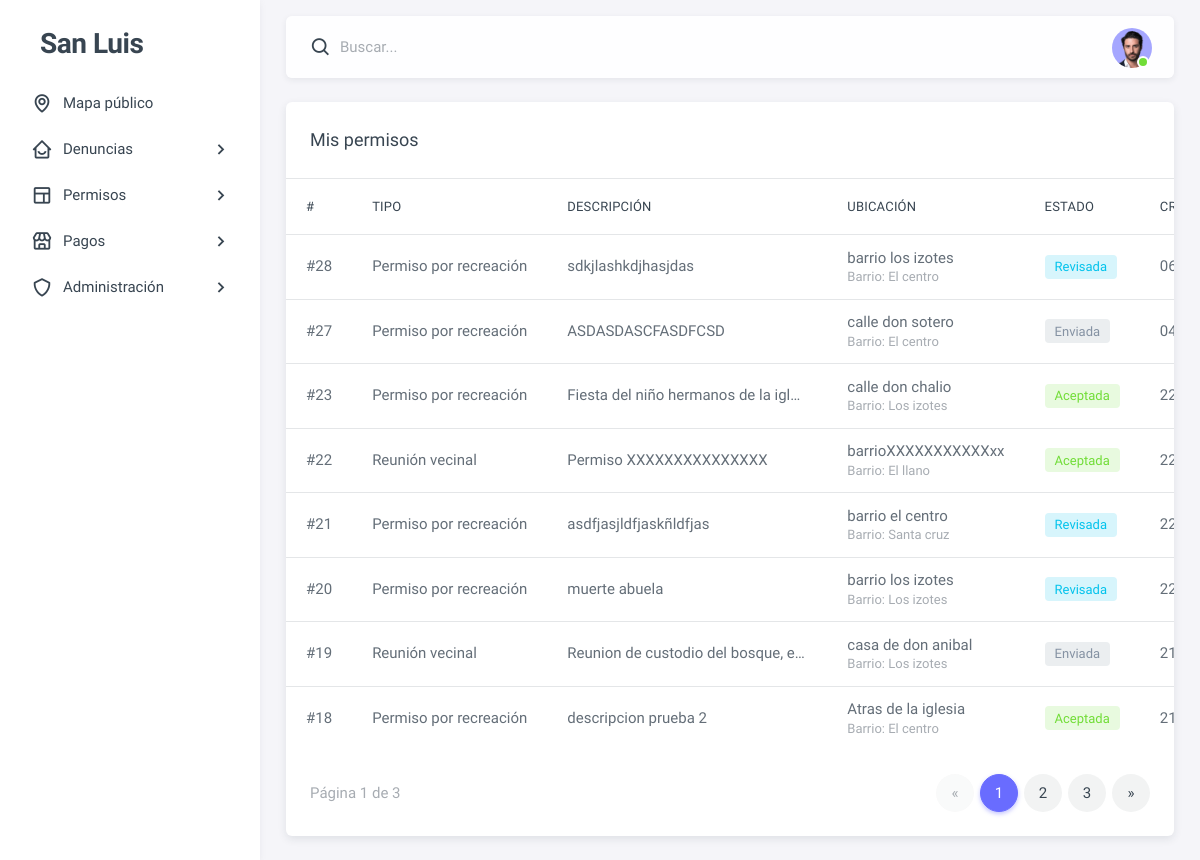
/permisos/mios/ (signed in), run on an earlier commit of the app's database.
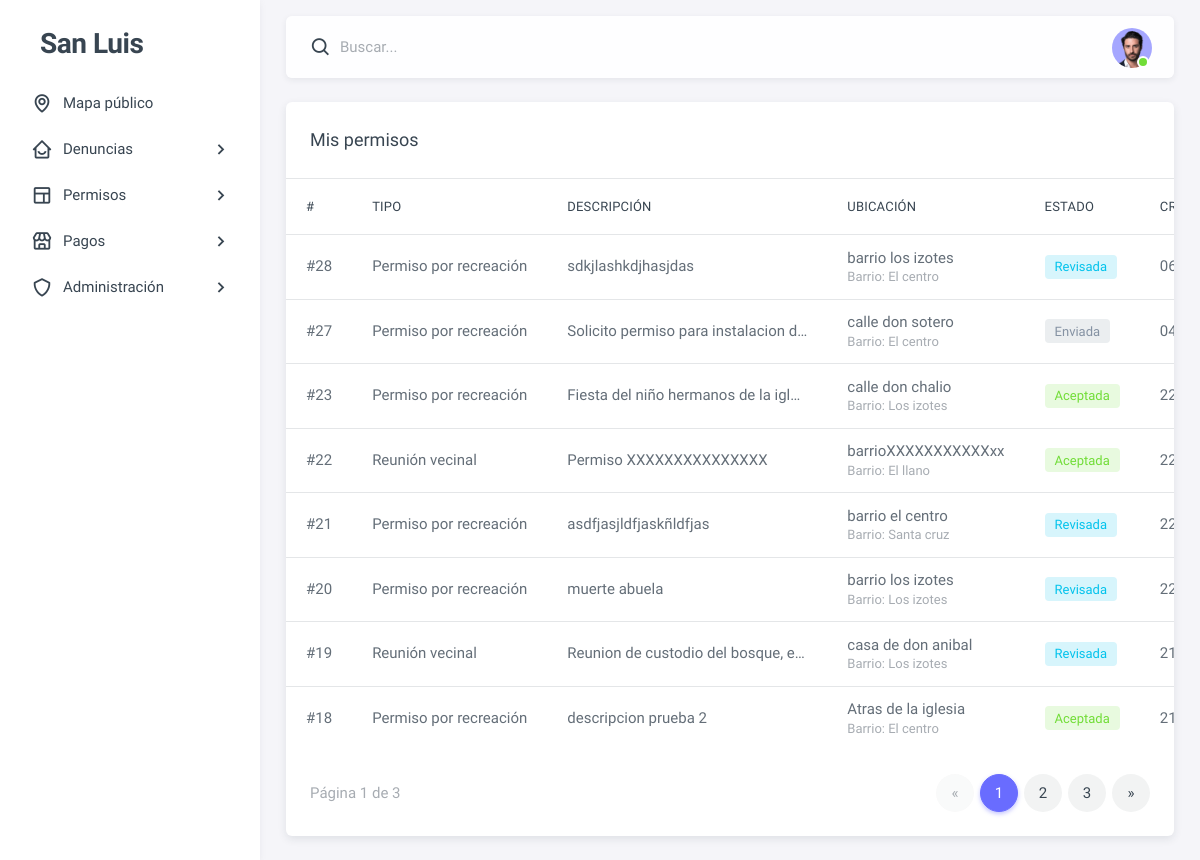
And on a later commit of the database.
### dashboard/models.py (models this page shows, shortened)
class Permiso(models.Model):
    ESTADOS = [
        ('enviada', 'Enviada'),
        ('revisada', 'Revisada'),
        ('aceptada', 'Aceptada'),
        ('en proceso', 'En proceso'),
        ('finalizada', 'Finalizada'),
    ]
    usuario = models.ForeignKey(settings.AUTH_USER_MODEL, on_delete=models.SET_NULL, null=True, blank=True)
    ubicacion = models.ForeignKey('Ubicacion', on_delete=models.SET_NULL, null=True, blank=True)
    tipo_permiso = models.ForeignKey('TipoPermiso', on_delete=models.PROTECT)
    descripcion = models.TextField(blank=True, default='')
    dpi_frente = models.FileField(upload_to='permisos/dpi/', null=True, blank=True)
    dpi_reverso = models.FileField(upload_to='permisos/dpi/', null=True, blank=True)
    evidencia_lugar = models.FileField(upload_to='permisos/evidencia_lugar/', null=True, blank=True)
    observaciones = models.TextField(blank=True, default='')
    requiere_pmt = models.BooleanField(default=False)
    requiere_conos = models.BooleanField(default=False)
    estado = models.CharField(max_length=20, choices=ESTADOS, default='enviada')
    visible_en_mapa = models.BooleanField(default=False)
    aceptacion_nota = models.TextField(blank=True, default='')
    permiso_adjunto = models.FileField(upload_to='permisos/adjuntos/', null=True, blank=True)
    aceptado_por = models.ForeignKey(
        settings.AUTH_USER_MODEL, on_delete=models.SET_NULL,
        null=True, blank=True, related_name='permisos_aceptados'
    )
    creado_en = models.DateTimeField(auto_now_add=True)
    comienza_en = models.DateTimeField()
    termina_en  = models.DateTimeField()
    finalizado_en = models.DateTimeField(null=True, blank=True)
    class Meta:
        indexes = [
            models.Index(fields=['estado']),
            models.Index(fields=['creado_en']),
        ]

class TipoPermiso(models.Model):
    nombre = models.CharField(max_length=100, unique=True)

class Ubicacion(models.Model):
    latitud = models.DecimalField(max_digits=10, decimal_places=8, null=True, blank=True)
    longitud = models.DecimalField(max_digits=11, decimal_places=8, null=True, blank=True)
    direccion = models.TextField(blank=True, null=True)
    barrio = models.ForeignKey(Barrio, null=True, blank=True, on_delete=models.SET_NULL)

class Barrio(models.Model):
    nombre = models.CharField(max_length=100, unique=True)

### dashboard/views/user.py (the view)
# urls.py: path('permisos/mios/', user.mis_permisos, name='mis_permisos'),
@login_required(login_url="login")
def mis_permisos(request):
    qs = (
        Permiso.objects.filter(usuario=request.user)
        .select_related("tipo_permiso", "ubicacion")
        .order_by("-creado_en")
    )
    page = Paginator(qs, 8).get_page(request.GET.get("page"))
    return render(request, "user/permisos_mios.html", {"permisos": page})

### dashboard/templates/user/permisos_mios.html (shortened to what this page needs)
{% extends "user/index.html" %}
{% load static %}
{% block content %}
<div class="card">
  <h5 class="card-header">Mis permisos</h5>
  <div class="table-responsive text-nowrap">
    <table class="table">
      <thead>
        <tr>
          <th>#</th>
          <th>Tipo</th>
          <th>Descripción</th>
          <th>Ubicación</th>
          <th>Estado</th>
          <th>Creado</th>
        </tr>
      </thead>
      <tbody class="table-border-bottom-0">
        {% for p in permisos %}
        <tr>
          <td>#{{ p.id }}</td>
          <td>{{ p.tipo_permiso.nombre }}</td>
          <td class="text-truncate" style="max-width:280px;">
            {{ p.descripcion|default:"—"|truncatechars:90 }}
          </td>
          <td>
            {% if p.ubicacion %}
              {% if p.ubicacion.direccion %}
                {{ p.ubicacion.direccion }}
              {% elif p.ubicacion.latitud and p.ubicacion.longitud %}
                {{ p.ubicacion.latitud }}, {{ p.ubicacion.longitud }}
              {% else %}—{% endif %}
              {% if p.ubicacion.barrio %}
                <div class="text-muted small">Barrio: {{ p.ubicacion.barrio.nombre }}</div>
              {% endif %}
            {% else %}—{% endif %}
          </td>
          <td>
            {% if p.estado == "enviada" %}
              <span class="badge bg-label-secondary">Enviada</span>
            {% elif p.estado == "revisada" %}
              <span class="badge bg-label-info">Revisada</span>
            {% elif p.estado == "aceptada" %}
              <span class="badge bg-label-success">Aceptada</span>
            {% elif p.estado == "en proceso" %}
              <span class="badge bg-label-warning">En proceso</span>
            {% elif p.estado == "finalizada" %}
              <span class="badge bg-label-dark">Finalizada</span>
            {% else %}
              <span class="badge bg-label-secondary">{{ p.estado }}</span>
            {% endif %}
          </td>
          <td>{{ p.creado_en|date:"d/m/Y H:i" }}</td>
        </tr>
        {% empty %}
        <tr>
          <td colspan="8" class="text-center text-muted py-5">Aún no tienes permisos.</td>
        </tr>
        {% endfor %}
      </tbody>
    </table>
  </div>
  {% if permisos.paginator.num_pages > 1 %}
  <div class="card-footer d-flex justify-content-between align-items-center">
    <div class="text-muted">
      Página {{ permisos.number }} de {{ permisos.paginator.num_pages }}
    </div>
    <nav>
      <ul class="pagination mb-0">
        {% if permisos.has_previous %}
          <li class="page-item"><a class="page-link" href="?page={{ permisos.previous_page_number }}" aria-label="Anterior">&laquo;</a></li>
        {% else %}
          <li class="page-item disabled"><span class="page-link">&laquo;</span></li>
        {% endif %}
        {% for num in permisos.paginator.page_range %}
          {% if num == permisos.number %}
            <li class="page-item active"><span class="page-link">{{ num }}</span></li>
          {% elif num >= permisos.number|add:-2 and num <= permisos.number|add:2 %}
            <li class="page-item"><a class="page-link" href="?page={{ num }}">{{ num }}</a></li>
          {% endif %}
        {% endfor %}
        {% if permisos.has_next %}
          <li class="page-item"><a class="page-link" href="?page={{ permisos.next_page_number }}" aria-label="Siguiente">&raquo;</a></li>
        {% else %}
          <li class="page-item disabled"><span class="page-link">&raquo;</span></li>
        {% endif %}
      </ul>
    </nav>
  </div>
  {% endif %}
</div>
{% endblock %}

What changed in the data, as far as the page shows it:
changed Permiso "calle don sotero": descripcion "ASDASDASCFASDFCSD" → "Solicito permiso para instalacion d…"
changed Permiso "Reunion de custodio del bosque, e…": estado "Enviada" → "Revisada"
